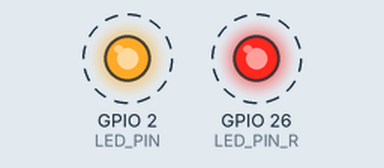
Simulated run of this sketch. Board: ESP32. Parts: output pins drawn as LEDs (lit = HIGH). Dashed ring = blinking. What the sketch prints to the serial monitor is not drawn.

Above: at 0.5 s.
Timing chart, 0 to 4.6 s (numbered marks = the images above):
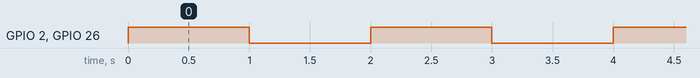

Measured:
- by itself, GPIO 2 (LED_PIN), GPIO 26 (LED_PIN_R): alternates HIGH for 1.0 s and LOW for 1.0 s

The sketch:

lab02.ino
```cpp
#define LED_PIN 2
#define LED_PIN_R 26

void setup() {
  // 初始化串口通信，设置波特率为115200
  Serial.begin(115200);
  // 将LED引脚设置为输出模式
  pinMode(LED_PIN, OUTPUT);
  pinMode(LED_PIN_R, OUTPUT);
}

void loop() {
  Serial.println("Hello ESP32!");    // 串口输出提示
  digitalWrite(LED_PIN, HIGH);
  digitalWrite(LED_PIN_R, HIGH);  // 点亮LED

  delay(1000);                 // 保持1秒（1000毫秒）

  digitalWrite(LED_PIN, LOW);
  digitalWrite(LED_PIN_R, LOW);   // 熄灭LED

  delay(1000);                 // 保持1秒
}
```
